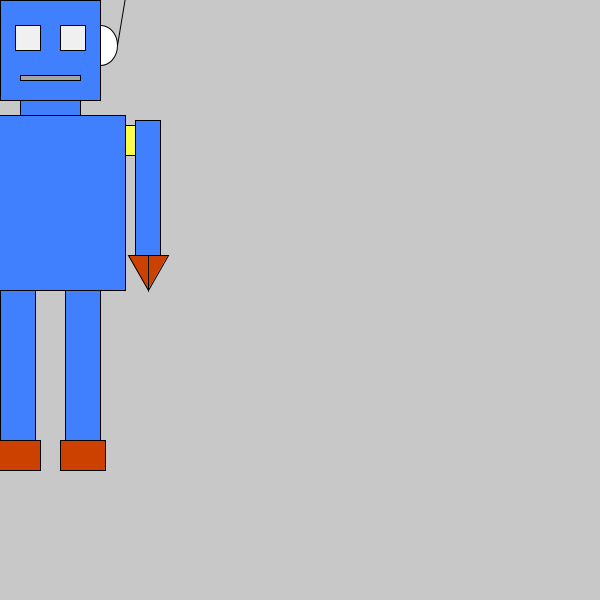
Frame 1 (no input)
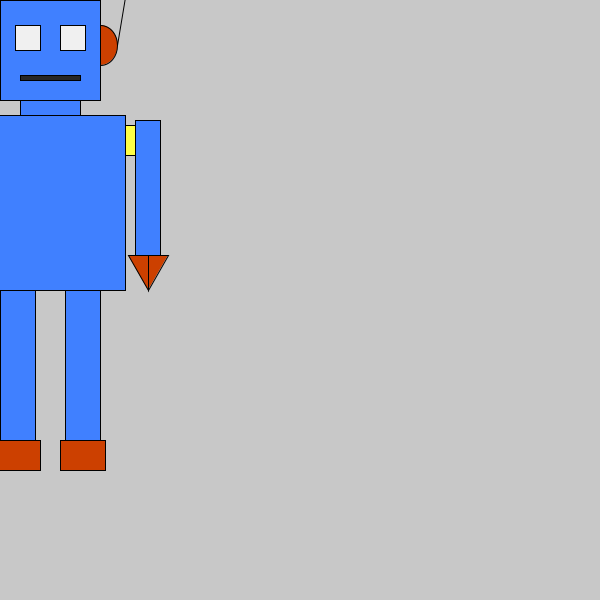
Frame 60 (the mouse pressed at the canvas centre just before this capture)
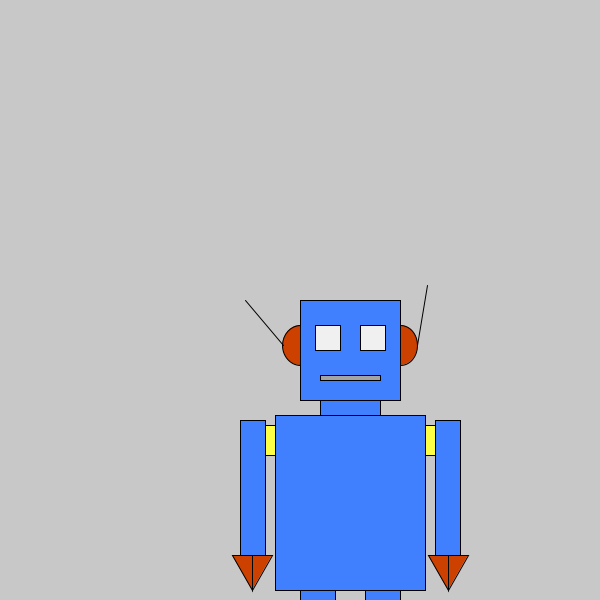
Frame 120 (the mouse held since frame 60 and released just before this capture)

The Processing sketch that drew these frames (run headless with seeded random() and noise(); from frame 60 on, the mouse is pressed at the canvas centre):

// Processing sketch: processing_86852
// ── processing_86852.pde

int myX;
int myY;

void setup() {
  size (600,600);
  myX=100;
  myY=50;
}

void draw() {
  background(200);
  ellipse(mouseX,mouseY+45,35,40);//left ellipse (looking at bot)
  ellipse(mouseX+100,mouseY+45,35,40);//right ellipse
  fill(64,128,255);
  rect(mouseX,mouseY,myX,myX);//head
  fill(204,64,0);
  line(mouseX-17,mouseY+45,mouseX-55,mouseY);//left antenna
  line(mouseX+117,mouseY+45,mouseX+127,mouseY-15);//right antenna
  fill(240);
  rect(mouseX+15,mouseY+25,25,25);//left eye
  rect(mouseX+60,mouseY+25,25,25);//right eye
  fill(random(0,255));
  rect(mouseX+20,mouseY+75,60,5);//mouth
  fill(64,128,255);
  rect(mouseX+20,mouseY+myX,60,15);//neck
  fill(64,128,255);
  rect(mouseX-25,mouseY+115,150,175);//body
  fill(255,255,70);
  rect(mouseX-35,mouseY+125,10,30);//left arm connector
  rect(mouseX+125,mouseY+125,10,30);//right arm connector
  fill(64,128,255);
  rect(mouseX-60,mouseY+120,25,135);//left arm
  rect(mouseX+135,mouseY+120,25,135);//right arm
  fill(204,64,0);
  triangle(mouseX-48,mouseY+290,mouseX-68,mouseY+255,mouseX-48,mouseY+255);
  triangle(mouseX-48,mouseY+290,mouseX-28,mouseY+255,mouseX-48,mouseY+255);//left hand
  triangle(mouseX+148,mouseY+290,mouseX+128,mouseY+255,mouseX+148,mouseY+255);
  triangle(mouseX+148,mouseY+290,mouseX+168,mouseY+255,mouseX+148,mouseY+255);//right hand
  fill(64,128,255);
  rect(mouseX,mouseY+290,35,150);//left leg
  rect(mouseX+65,mouseY+290,35,150);//right leg
  fill(204,64,0);
  rect(mouseX-5,mouseY+440,45,30);//left foot
  rect(mouseX+60,mouseY+440,45,30);//right foot
}
